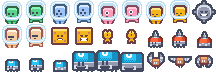
#> input picture game/assets/characters/characters_packed.png, 216 x 72 px, given in place of adventurer-run-00.png, which was not available
$ python gen_shadow_enemies.py
#> lines starting #> are read from the running program, lines starting #| are printed output that depends on the picture; pictures that were not available may be replaced by others from this repository, and a replacement may not be noted
# Genera los sprites de enemigos como siluetas de sombra del propio aventurero
# (rvros), desdibujadas con ruido. Reproducible: python3 tools/gen_shadow_enemies.py
from PIL import Image, ImageFilter
import random, os
random.seed(7)
HERE = os.path.dirname(os.path.abspath(__file__))
SRC = os.path.join(HERE, "..", "..", "assets-library", "rvros-adventurer", "Individual Sprites") + os.sep
OUT = os.path.join(HERE, "..", "assets", "enemies") + os.sep
os.makedirs(OUT, exist_ok=True)

def silhouette(name, color, alpha, dropout, blur, extra_wisps=0, scale=1.0):
#> called with name = 'adventurer-run-00.png', color = (34, 28, 48), alpha = 240, dropout = 0.05, blur = 0.35, extra_wisps = 0, scale = 1
    im = Image.open(SRC + name).convert("RGBA")
#> im is the input picture: PIL image 216x72 RGBA; mean R, G, B, A 81, 83.4, 83.9, 139.1
    w, h = im.size
#> w = 216; h = 72
    out = Image.new("RGBA", (w, h), (0, 0, 0, 0))
#> out: PIL image 216x72 RGBA; every value is 0
    px = im.load(); op = out.load()
    for y in range(h):
        for x in range(w):
            if px[x, y][3] == 0:
                continue
            edge = any(px[x + dx, y + dy][3] == 0 for dx, dy in ((1, 0), (-1, 0), (0, 1), (0, -1))
                       if 0 <= x + dx < w and 0 <= y + dy < h)
            if random.random() < (dropout * 2.2 if edge else dropout):
                continue
            v = random.randint(-12, 12)
            op[x, y] = tuple(max(0, min(255, c + v)) for c in color) + (alpha,)
    for _ in range(extra_wisps):
        x = random.randint(10, w - 11); y = random.randint(4, h - 3)
        if op[x, y][3] == 0 and any(op[x + dx, y + dy][3] > 0 for dx in range(-2, 3) for dy in range(-2, 3)
                                    if 0 <= x + dx < w and 0 <= y + dy < h):
            op[x, y] = color + (alpha // 2,)
    if blur > 0:
        out = out.filter(ImageFilter.GaussianBlur(blur))
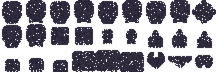
#> out: PIL image 216x72 RGBA; mean R, G, B, A 17.4, 14.3, 24.6, 123.3; transparent parts drawn white
        d = out.load()
        for y in range(h):
            for x in range(w):
                r, g, b, a = d[x, y]
                d[x, y] = (r, g, b, 0 if a < 70 else min(alpha, a))
    if scale != 1.0:
        out = out.resize((int(w * scale), int(h * scale)), Image.NEAREST)
    return out

def frames(prefix, n):
    return ["adventurer-%s-%02d.png" % (prefix, i) for i in range(n)]

for i, f in enumerate(frames("run", 6)):       # 'z'/'f': sombra que camina
    silhouette(f, (34, 28, 48), 240, 0.05, 0.35).save(OUT + "shadow-walk-%02d.png" % i)
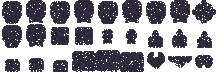
#> saved as shadow-walk-00.png: PIL image 216x72 RGBA; mean R, G, B, A 17.4, 14.3, 24.6, 120.4; transparent parts drawn white
#> pass 2 of the loop `for i, f in enumerate(frames("run", 6)):       # 'z'/'f': sombra que c..`:
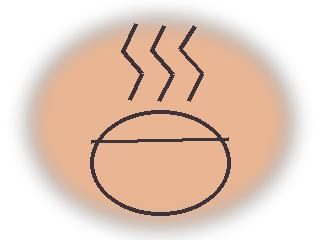
#> input picture game/assets/notebook/broth.png, 320 x 240 px, given in place of adventurer-run-01.png, which was not available
#> in silhouette, im is the input picture: PIL image 320x240 RGBA; mean R, G, B, A 114.9, 68.5, 38.1, 86.6
#> in silhouette (call 2), `out = out.filter(ImageFilter.GaussianBlur(blur))`:
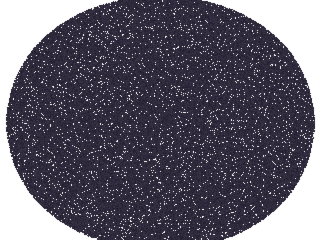
#> out: PIL image 320x240 RGBA; mean R, G, B, A 25.6, 21.1, 36.3, 181.4; transparent parts drawn white
#> `silhouette(f, (34, 28, 48), 240, 0.05, 0.35).save(OUT + "shadow-walk-%..`:
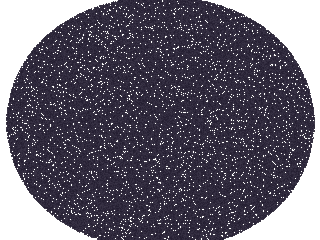
#> saved as shadow-walk-01.png: PIL image 320x240 RGBA; mean R, G, B, A 25.6, 21.1, 36.3, 179.3; transparent parts drawn white
#> (the run stopped early here; a loop or call above may not have finished)
